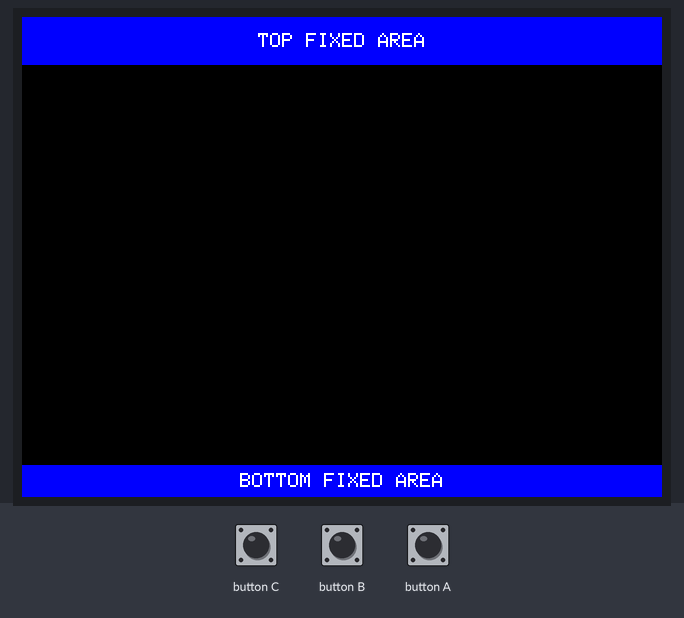
Bench run of a sketch on a simulated ESP32. Parts: 320×240 colour display. The test bench sets the inputs (shaded band). Random numbers use the default seed unless the sketch sets one.

Above: at 1.4 s.
1.5 s: button A pressed for 0.15 s
At 2.1 s:
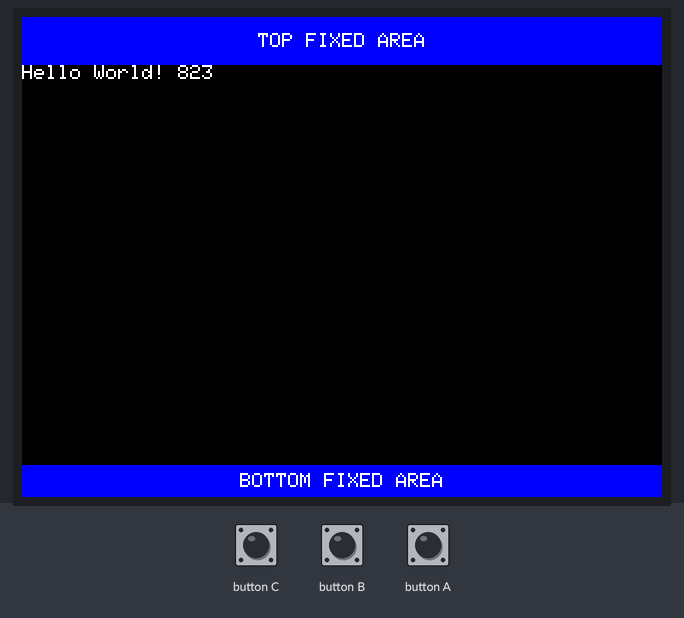
3.1 s: button A pressed for 1 s
At 4.5 s:
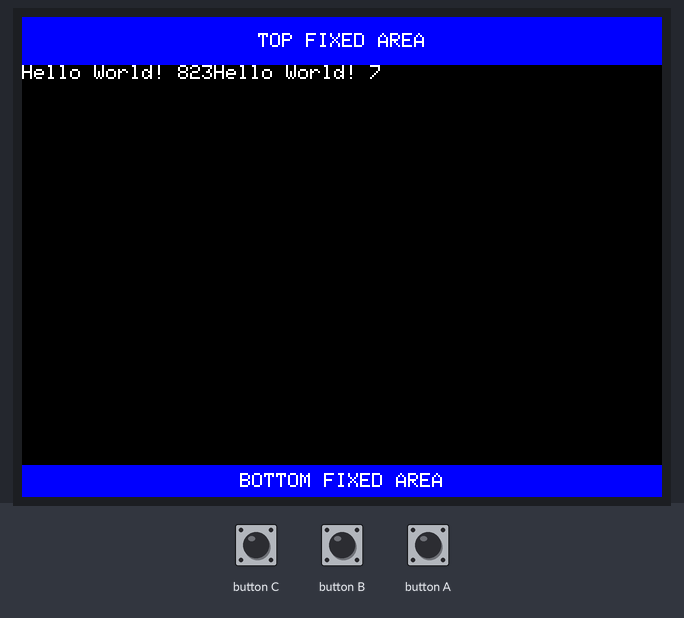
Timing chart, 0 to 6.1 s (numbered marks = the images above; inputs shaded):
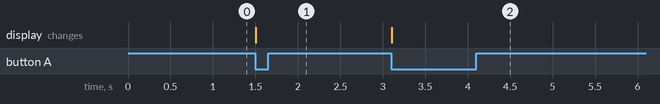

The sketch:

testM5Stack_ScrollTextWindow.ino
```cpp
#include <M5Stack.h>
#include "ScrollTextWindow.h"

#define TOP_FIXED_HEIGHT        24  //上部の固定エリア高さ
#define BOTTOM_FIXED_HEIGHT     16  //下部の固定エリア高さ

ScrollTextWindow *stw;              //スクロールクラス

void setup() {
  M5.begin();
  M5.Lcd.fillScreen(TFT_BLACK);

  //固定エリアの描画
  M5.Lcd.setTextDatum(MC_DATUM);
  M5.Lcd.setTextColor(TFT_WHITE, TFT_BLUE);

  //上部固定エリア
  M5.Lcd.fillRect(0, 0, SCREEN_WIDTH, TOP_FIXED_HEIGHT, TFT_BLUE);
  M5.Lcd.drawString("TOP FIXED AREA", SCREEN_WIDTH/2, TOP_FIXED_HEIGHT/2);

  //下部固定エリア
  M5.Lcd.fillRect(0, SCREEN_HEIGHT-BOTTOM_FIXED_HEIGHT, SCREEN_WIDTH, BOTTOM_FIXED_HEIGHT, TFT_BLUE);
  M5.Lcd.drawString("BOTTOM FIXED AREA", SCREEN_WIDTH/2, SCREEN_HEIGHT - BOTTOM_FIXED_HEIGHT/2);

  M5.Lcd.setTextDatum(TL_DATUM);
  M5.Lcd.setTextColor(TFT_WHITE, TFT_BLACK);

  //スクロールクラスの初期化
  stw = new ScrollTextWindow(TOP_FIXED_HEIGHT, BOTTOM_FIXED_HEIGHT);
}

void loop() {
  if (M5.BtnA.wasPressed()) {
    stw->print("Hello World! ");
    stw->print((int)random(0,999));
  }
  if (M5.BtnB.wasPressed()) {
    stw->print("\r\n");
  }
  if (M5.BtnC.wasPressed()) {
    stw->cls();
  }
  M5.update();
}
```

ScrollTextWindow.cpp
```cpp
#include "ScrollTextWindow.h"

ScrollTextWindow::ScrollTextWindow(uint16_t topFixedHeight, uint16_t bottomFixedHeight, uint16_t bgColor, uint8_t textWidth, uint8_t textHeight) {
  m_topFixedHeight = topFixedHeight;
  m_bottomFixedHeight = bottomFixedHeight;
  m_backgroundColor = bgColor;
  m_textWidth = textWidth;
  m_textHeight = textHeight;
  m_scrollableHeight = ((SCREEN_HEIGHT - m_topFixedHeight - m_bottomFixedHeight) / m_textHeight) * m_textHeight;
  m_scrollLimit = m_topFixedHeight + m_scrollableHeight - m_textHeight;

  m_xPos = 0;
  m_yPos = m_topFixedHeight;
  m_bScroll = false;

  setupScrollArea(m_topFixedHeight, SCREEN_HEIGHT - m_topFixedHeight - m_scrollableHeight);
}

void ScrollTextWindow::setupScrollArea(uint16_t tfa, uint16_t bfa) {
  M5.Lcd.writecommand(ILI9341_VSCRDEF); // Vertical scroll definition
  M5.Lcd.writedata(tfa >> 8);           // Top Fixed Area line count
  M5.Lcd.writedata(tfa);
  M5.Lcd.writedata((SCREEN_HEIGHT - tfa - bfa) >> 8);  // Vertical Scrolling Area line count
  M5.Lcd.writedata(SCREEN_HEIGHT - tfa - bfa);
  M5.Lcd.writedata(bfa >> 8);           // Bottom Fixed Area line count
  M5.Lcd.writedata(bfa);
}

void ScrollTextWindow::scrollAddress(uint16_t vsp) {
  M5.Lcd.writecommand(ILI9341_VSCRSADD);
  M5.Lcd.writedata(vsp>>8);
  M5.Lcd.writedata(vsp);
}

void ScrollTextWindow::cls() {
  m_xPos = 0;
  m_yPos = m_topFixedHeight;
  scrollAddress(m_topFixedHeight);
  m_bScroll = false;

  M5.Lcd.fillRect(0, m_topFixedHeight, SCREEN_WIDTH, SCREEN_HEIGHT - m_topFixedHeight - m_bottomFixedHeight, m_backgroundColor);
}

void ScrollTextWindow::print(char c) {
    if (c == '\r' || m_xPos > (SCREEN_WIDTH - m_textWidth)) {
      if (c != '\r') m_xPos = 0;
      m_yPos += m_textHeight;

      if (!m_bScroll) {
        m_bScroll = (m_yPos > m_scrollLimit);
        if (m_bScroll) {
          m_yScrollPos = m_topFixedHeight;
        }
      }
      if (m_yPos > m_scrollLimit) {
        m_yPos -= m_scrollableHeight;
      }
      if (m_bScroll) {
        m_yScrollPos += m_textHeight;

        if (m_yScrollPos >= (m_topFixedHeight + m_scrollableHeight)) {
          m_yScrollPos -= m_scrollableHeight;
        }

        scrollAddress(m_yScrollPos);

        M5.Lcd.fillRect(0, m_yPos, SCREEN_WIDTH, m_textHeight, m_backgroundColor);
      }
    }
    if (c == '\n') {
      m_xPos = 0;
    }
    else if (c > 31 && c < 128) {
      M5.Lcd.drawChar(c, m_xPos, m_yPos);
      m_xPos += m_textWidth;
    } else if (c != '\r') {
      M5.Lcd.drawChar('.', m_xPos, m_yPos);
      m_xPos += m_textWidth;
    }
}

void ScrollTextWindow::print(const char *str) {
  while (*str != '\0') {
    print(*str);
    str++;
  }
}

void ScrollTextWindow::print(const String &str) {
  uint16_t i;
  for(i=0; i<str.length(); i++) {
    print(str.charAt(i));
  }
}

void ScrollTextWindow::print(int num) {
  print(String(num));
}
```

ScrollTextWindow.h
```cpp
#include <M5Stack.h>

#ifndef SCROLLTEXTWINDOW_H
#define SCROLLTEXTWINDOW_H

#define SCREEN_WIDTH            320
#define SCREEN_HEIGHT           240

class ScrollTextWindow {
private:
    uint16_t m_textWidth;
    uint16_t m_textHeight;
    uint16_t m_topFixedHeight;
    uint16_t m_bottomFixedHeight;
    uint16_t m_scrollableHeight;
    uint16_t m_scrollLimit;
    uint16_t m_backgroundColor;
    uint16_t m_yScrollPos;
    uint16_t m_yPos;
    uint16_t m_xPos;
    bool m_bScroll;

    void setupScrollArea(uint16_t tfa, uint16_t bfa);
    void scrollAddress(uint16_t vsp);

public:
    ScrollTextWindow(uint16_t topFixedHeight, uint16_t bottomFixedHeight, uint16_t bgColor = TFT_BLACK, uint8_t textWidth = 6, uint8_t textHeight = 8);
    void cls();
    void print(char c);
    void print(const char *str);
    void print(const String &str);
    void print(int num);
};

#endif //SCROLLTEXTWINDOW_H
```

Measured:
- after the input at 1.5 s, the display: changes at once (image 1)
- after the input at 3.1 s, the display: changes at once (image 2)
